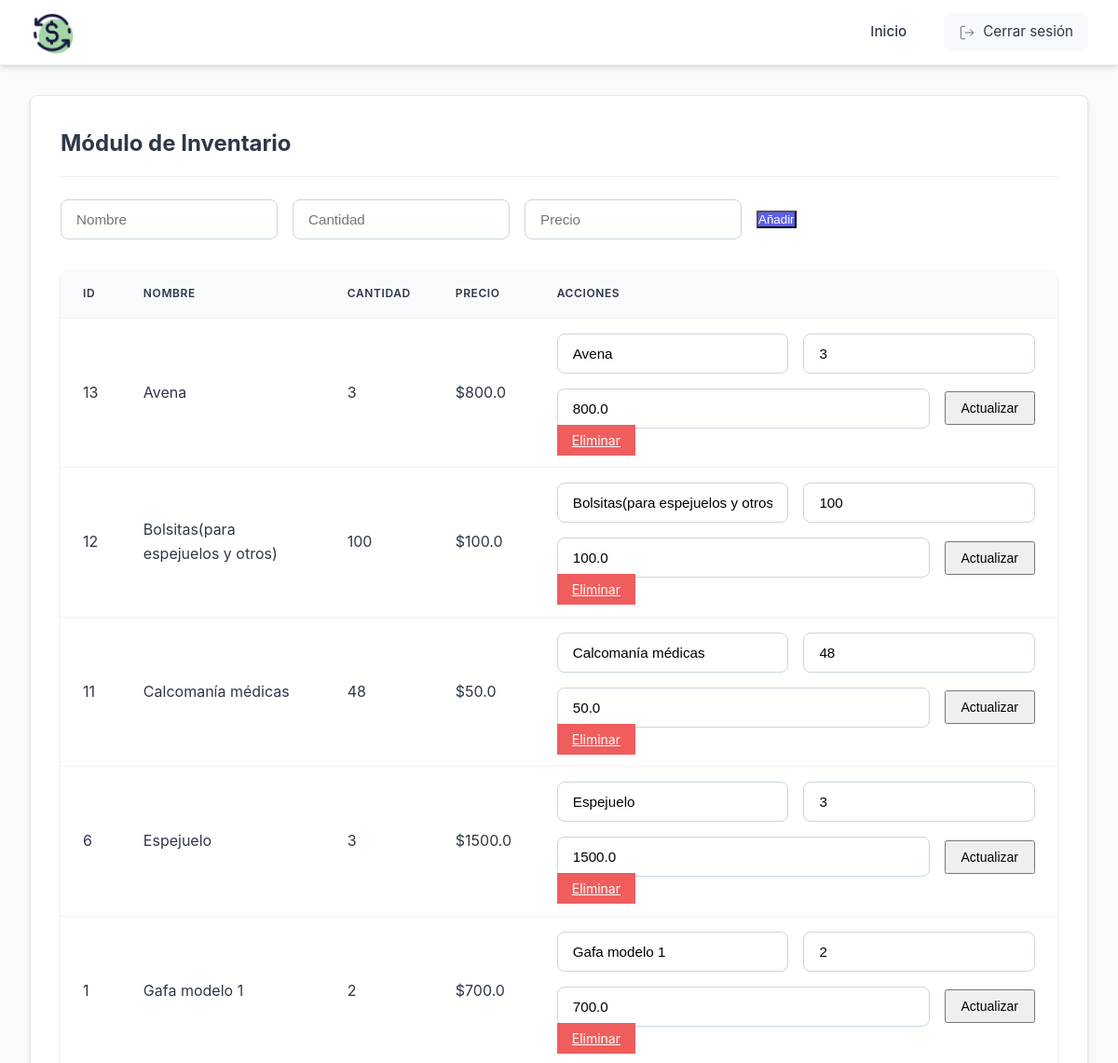
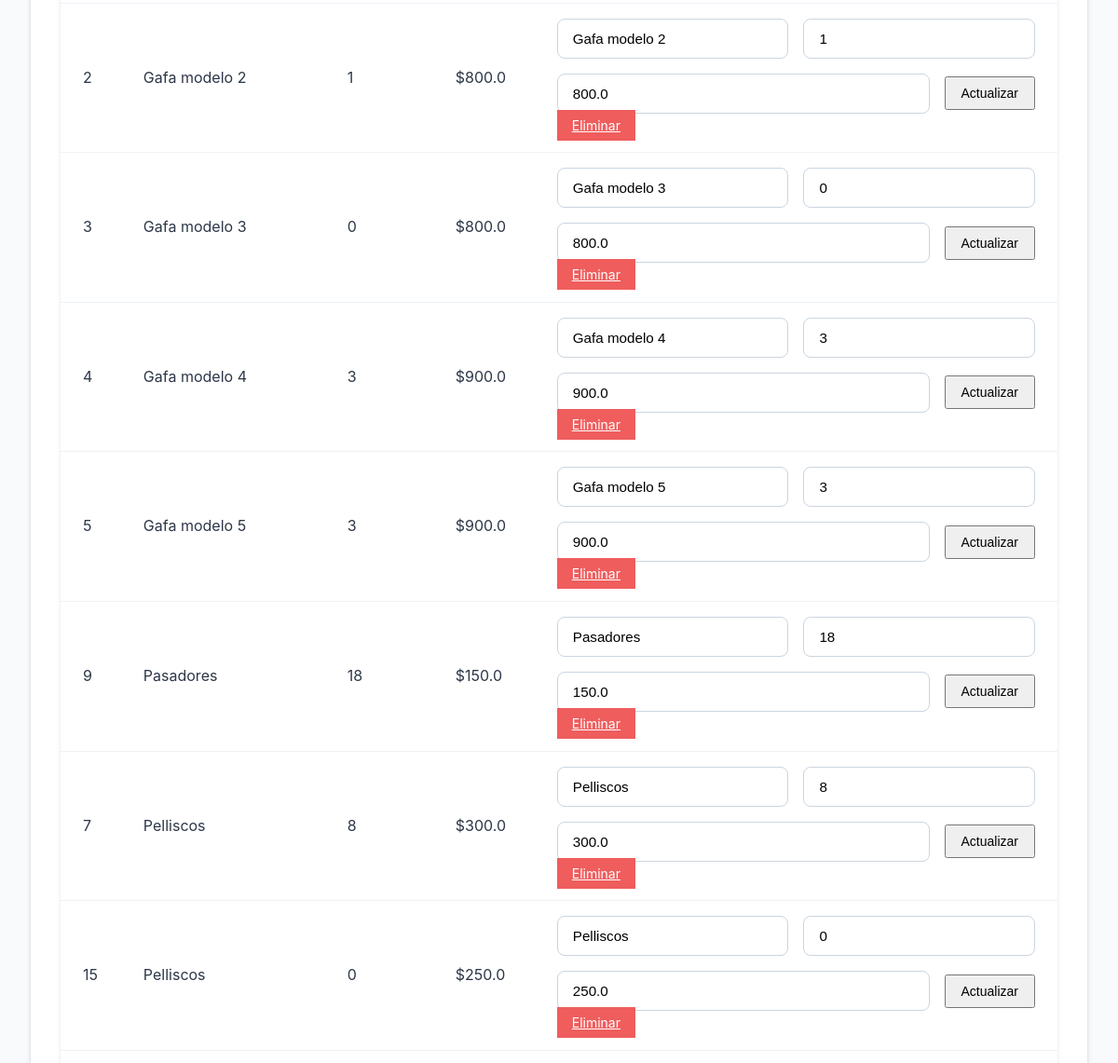
Before: /inventory (signed in, upper part) with the older database file (2 pictures, top to bottom).
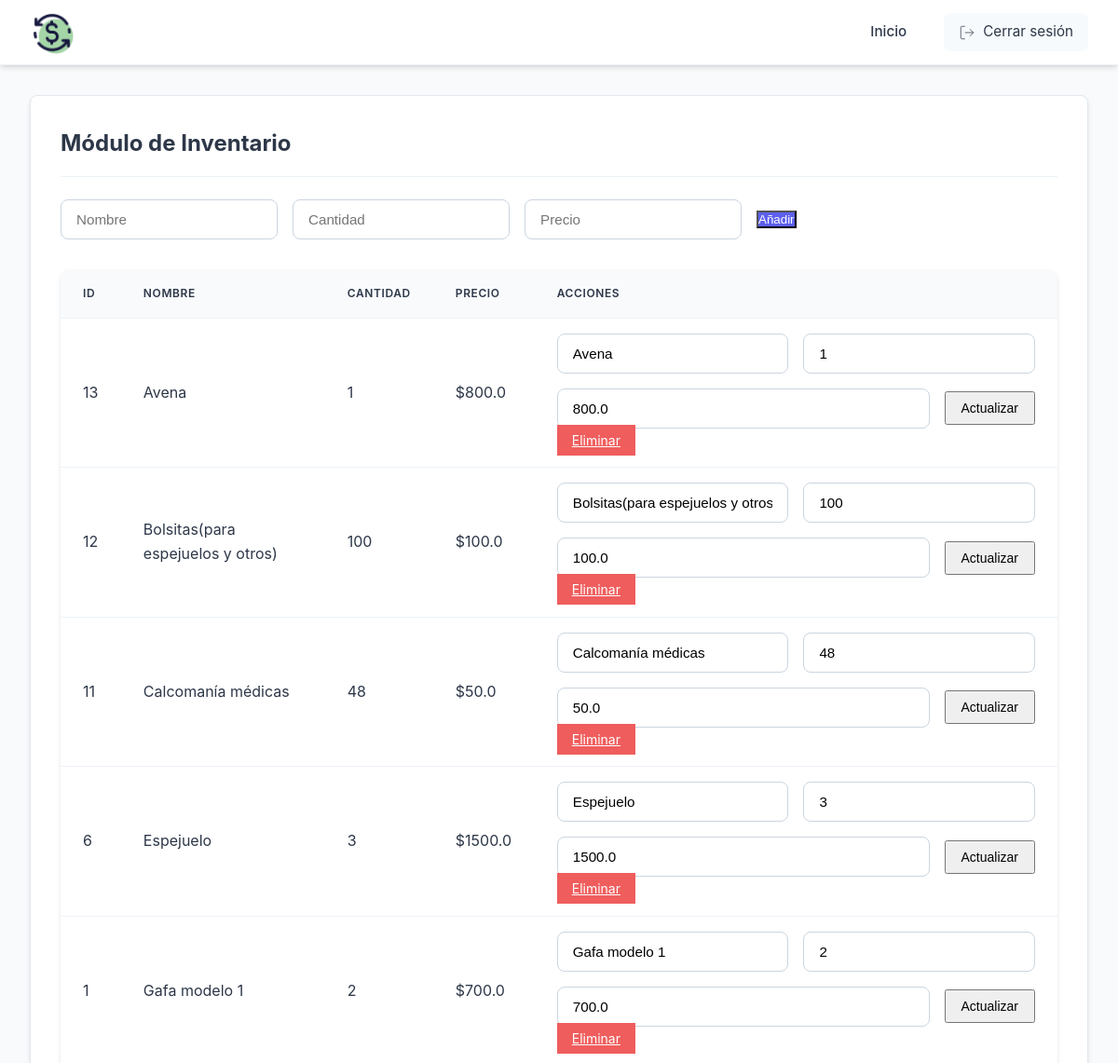
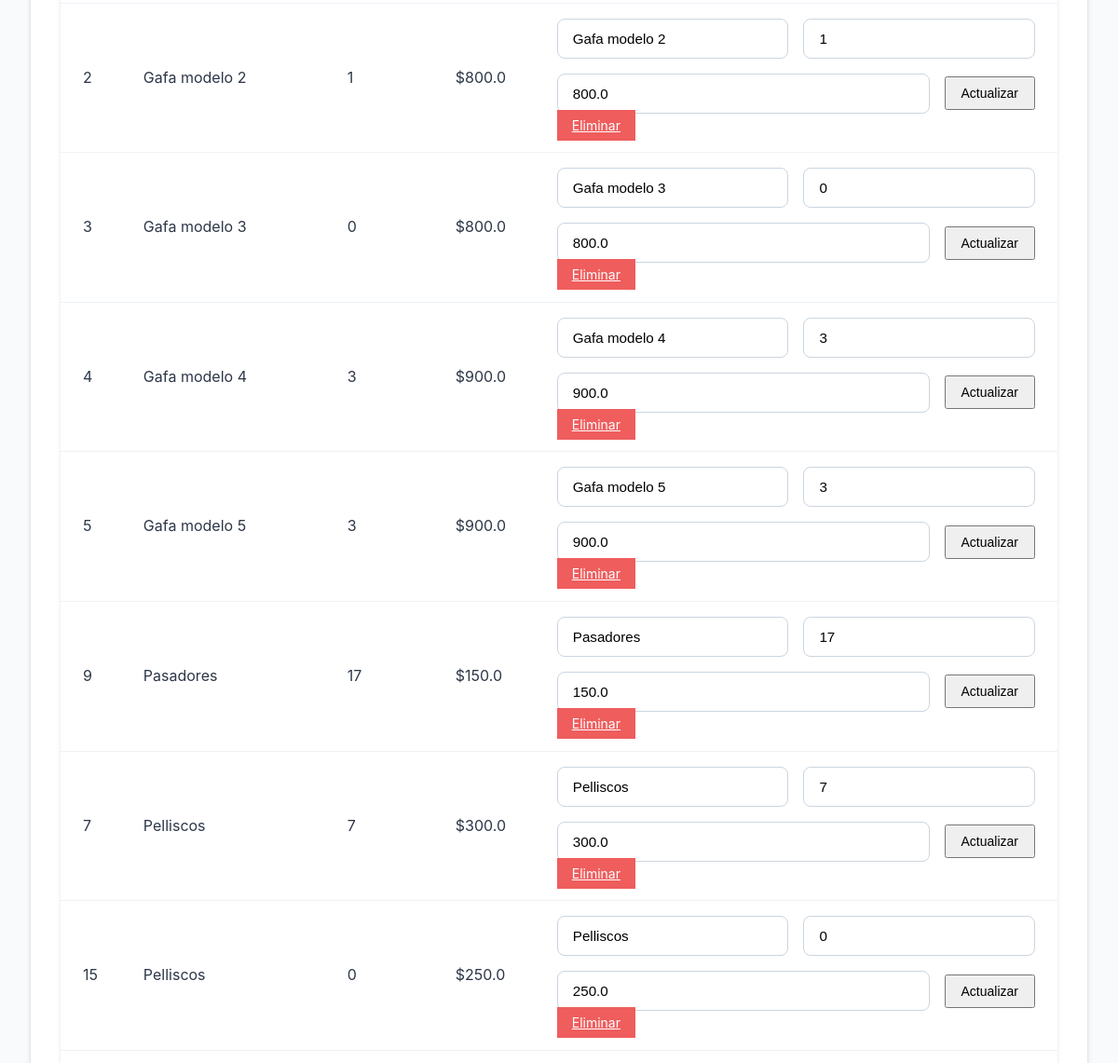
After: the same page with the newer database file (2 pictures, top to bottom).
### models.py (models this page shows, shortened)
class Product(db.Model):
    __tablename__ = 'product'
    id = db.Column(db.Integer, primary_key=True)
    name = db.Column(db.String(100), nullable=False)
    quantity = db.Column(db.Integer, nullable=False)
    price = db.Column(db.Float, nullable=False)
    daily_sales = db.Column(db.Integer, default=0)

### app.py (the view, shortened to what this page needs)
@app.route('/inventory', methods=['GET', 'POST'])
@login_required
def inventory():
    products = Product.query.order_by(Product.name).all()
    return render_template('inventory.html', products=products)

### app.py (called while the page is built)
def login_required(f):
    @wraps(f)
    def decorated_function(*args, **kwargs):
        if 'user_id' not in session:
            flash('Por favor inicie sesión primero', 'danger')
            return redirect(url_for('login'))
        return f(*args, **kwargs)
    return decorated_function

### templates/inventory.html (shortened to what this page needs)
{% extends "base.html" %}
{% block content %}
<div class="module-container">
    <h2>Módulo de Inventario</h2>
    <div class="actions">
    {% if session['role'] == 'admin' %}
        <form action="{{ url_for('inventory') }}" method="post" class="inline-form">
            <input type="text" name="name" placeholder="Nombre" required>
            <input type="number" name="quantity" placeholder="Cantidad" required>
            <input type="number" step="0.01" name="price" placeholder="Precio" required>
            <button type="submit" class="btn-primary">Añadir</button>
        </form>
    {% endif %}
</div>
    <table class="data-table">
        <thead>
            <tr>
                <th>ID</th>
                <th>Nombre</th>
                <th>Cantidad</th>
                <th>Precio</th>
                <th>Acciones</th>
            </tr>
        </thead>
        <tbody>
            {% for product in products %}
            <tr>
                <td>{{ product.id }}</td>
                <td>{{ product.name }}</td>
                <td>{{ product.quantity }}</td>
                <td>${{ product.price }}</td>
                <td>
                    {% if session['role'] == 'admin' %}
                        <form action="{{ url_for('update_product', product_id=product.id) }}" method="post" class="inline-form">
                            <input type="text" name="name" value="{{ product.name }}" required>
                            <input type="number" name="quantity" value="{{ product.quantity }}" required>
                            <input type="number" step="0.01" name="price" value="{{ product.price }}" required>
                            <button type="submit" class="btn-small">Actualizar</button>
                        </form>
                        <a href="{{ url_for('delete_product', product_id=product.id) }}" class="btn-small btn-danger">Eliminar</a>
                    {% else %}
                        <span class="text-muted">Solo lectura</span>
                    {% endif %}
                </td>
            </tr>
            {% endfor %}
        </tbody>
    </table>
</div>
{% endblock %}

Changed rows visible on the page:
changed Product "Avena": quantity "3" → "1"
changed Product "Pasadores": quantity "18" → "17"
changed Product id 7: quantity "8" → "7"
